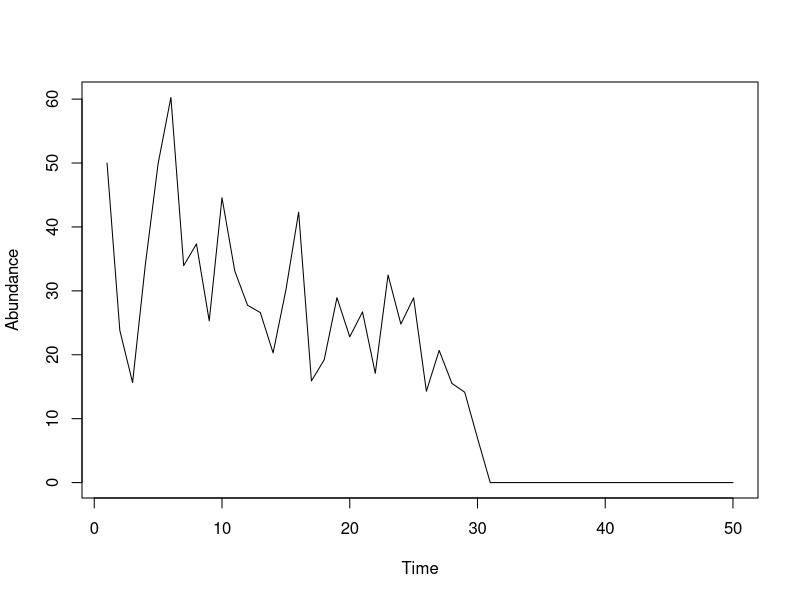
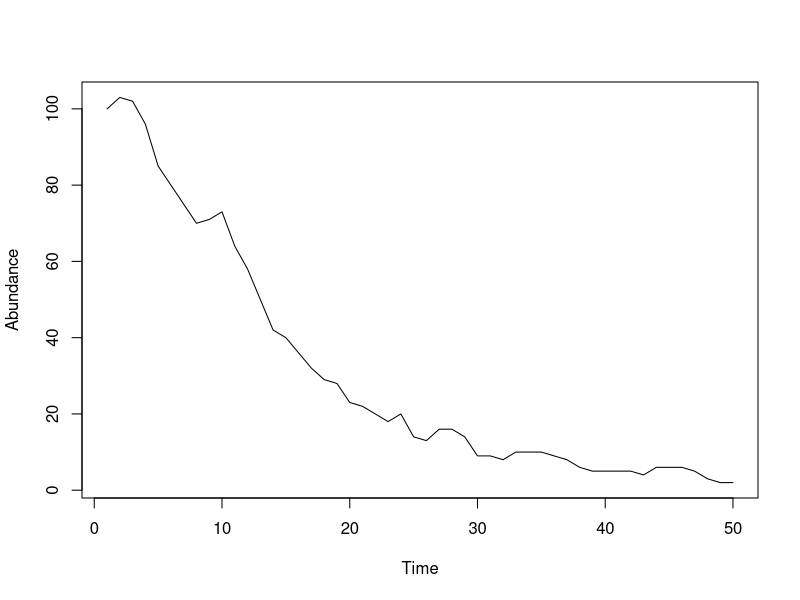

R code for these plots, in order:
## ---- chunk 1
#| label: geom-stoch
#| out-width: "75%"
#| fig-align: center
set.seed(430)
rbar <- 0
sigma <- 0.5
nYears <- 50
extinctionThreshold <- 10

## Repeat the next steps 10 times to do 10 simulations
## Or, do a 'nested for loop' and save each simulation (harder)
N1 <- rep(NA, nYears)  ## Population size 
N1[1] <- 50            ## Initial population size
r <- rep(NA, nYears-1)
for(t in 2:nYears) {
    r[t-1] <- rnorm(n=1, mean=rbar, sd=sigma) # Growth rate from normal distribution
    N1[t] <- (N1[t-1] + N1[t-1]*r[t-1])*(N1[t-1]>extinctionThreshold)
}
plot(1:nYears, N1, xlab="Time", ylab="Abundance", type="l")
## ---- chunk 2
#| label: pois-bin
#| out-width: "90%"
#| fig-align: center
b <- 0.15  ## Birth rate
d <- 0.2   ## Mortality rate
nYears <- 50
N2 <- rep(NA, nYears)  ## Empty vector for population size 
B <- rep(NA, nYears)   ## Random variable for nBirths
D <- rep(NA, nYears)   ## Random variable for nDeaths
N2[1] <- 100           ## Initial population size
for(t in 2:nYears) {
    B[t-1] <- rpois(n=1, lambda=N2[t-1]*b)      # Poisson births
    D[t-1] <- rbinom(n=1, size=N2[t-1], prob=d) # Binomial deaths
    N2[t] <- N2[t-1] + B[t-1] - D[t-1]
}
plot(1:nYears, N2, xlab="Time", ylab="Abundance", type="l")
